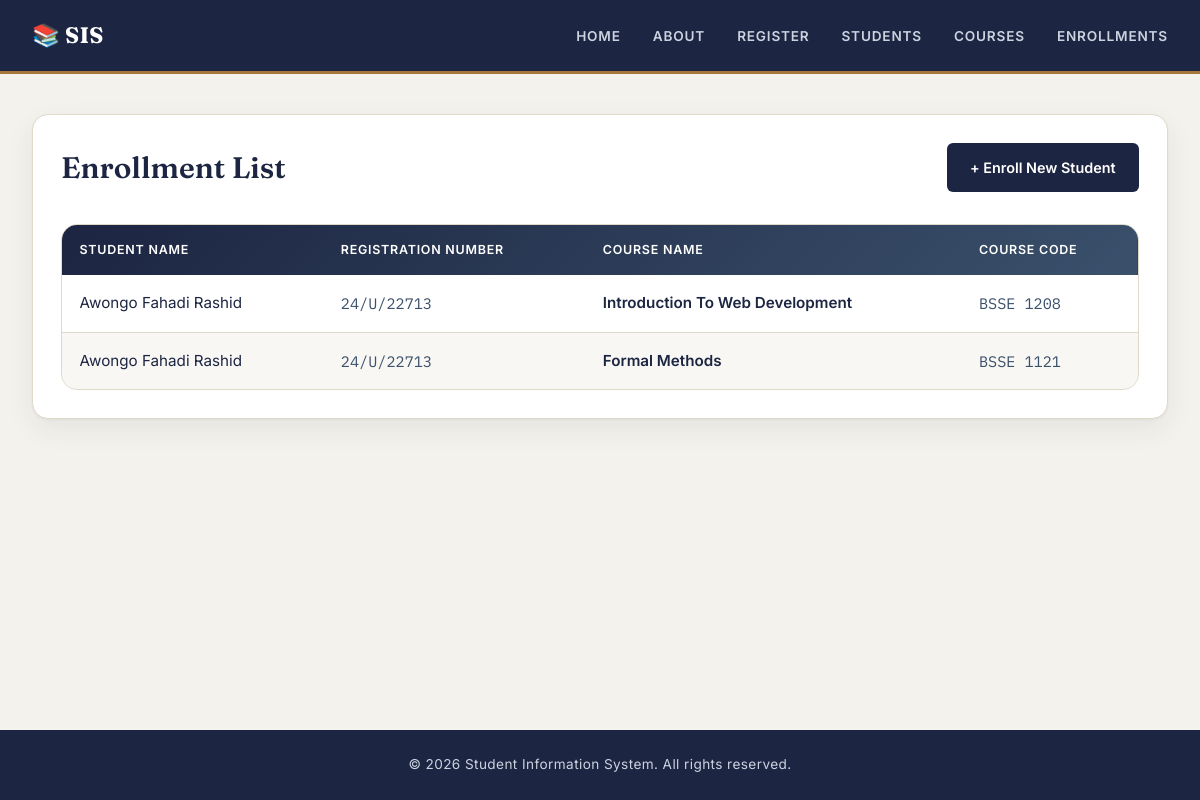
Screenshot of /enrollments with the database file from the repository.
### models.py (models this page shows, shortened)
class Enrollment(db.Model):
    __tablename__ = 'enrollments'
    id = db.Column(db.Integer, primary_key=True)
    student_id = db.Column(db.Integer, db.ForeignKey('students.id'), nullable=False)
    course_id = db.Column(db.Integer, db.ForeignKey('courses.id'), nullable=False)
    enrollment_date = db.Column(db.DateTime, default=datetime.utcnow)
    student = db.relationship('Student', backref=db.backref('enrollments', lazy=True))
    course = db.relationship('Course', backref=db.backref('enrollments', lazy=True))

class Student(db.Model):
    __tablename__ = 'students'
    id = db.Column(db.Integer, primary_key=True)
    student_name = db.Column(db.String(100), nullable=False)
    registration_number = db.Column(db.String(50), unique=True, nullable=False)
    email = db.Column(db.String(100), unique=True, nullable=False)
    programme = db.Column(db.String(100), nullable=False)
    registration_date = db.Column(db.DateTime, default=datetime.utcnow)
    is_active = db.Column(db.Boolean, default=True)

class Course(db.Model):
    __tablename__ = 'courses'
    id = db.Column(db.Integer, primary_key = True)
    course_name = db.Column(db.String(100), nullable = False)
    course_code = db.Column(db.String(50), unique = True, nullable = False)
    course_weight = db.Column(db.Integer, nullable = True)
    is_active = db.Column(db.Boolean, default = True)

### app.py (the view)
@app.route('/enrollments')
def enrollments_list():
    enrollments = Enrollment.query.all()
    return render_template('enrollments_list.html', enrollments=enrollments)

### templates/enrollments_list.html (shortened to what this page needs)
{% extends 'base.html' %}
{% block styles %}
<link rel="stylesheet" href="{{ url_for('static', filename='enroll.css') }}">
{% endblock %}
{% block content %}
<section class="enrollments-list-page">
    <div class="enrollments-list-card">
         <div class="list-header">
            <h2>Enrollment List</h2>
            <div class="list-actions">
                <a href="{{ url_for('enroll_student') }}" class="btn btn-primary">+ Enroll New Student</a>
            </div>
        </div>
        <div class="enrollments-table-container">
            <table class="enrollments-table">
                <thead>
                    <tr>
                        <th>Student Name</th>
                        <th>Registration Number</th>
                        <th>Course Name</th>
                        <th>Course Code</th>
                    </tr>
                </thead>
                <tbody>
                    {% for enrollment in enrollments %}
                    <tr>
                        <td data-label="Student Name">{{ enrollment.student.student_name }}</td>
                        <td data-label="Registration Number">{{ enrollment.student.registration_number }}</td>
                        <td data-label="Course Name">{{ enrollment.course.course_name }}</td>
                        <td data-label="Course Code">{{ enrollment.course.course_code }}</td>
                    </tr>
                    {% endfor %}
                </tbody>
            </table>
        </div>
    </div>
</section>
{% endblock %}

### static/style.css (style rules this page uses)
:root { --color-ink: #1c2541; --color-ink-soft: #3a506b; --color-paper: #f4f2ec; --color-surface: #ffffff; --color-line: #dfd9c9; --color-accent: #a6763a; --color-accent-soft: #eadfc9; --color-success: #3f7a5d; --color-success-bg: #e4efe8; --color-danger: #b4483c; --color-danger-bg: #f7e7e4; --color-info: #3a6f8f; --color-info-bg: #e5eef2; --color-muted: #6b7280; --font-display: 'Fraunces', Georgia, serif; --font-body: 'Inter', -apple-system, BlinkMacSystemFont, sans-serif; --font-mono: 'IBM Plex Mono', 'Courier New', monospace; --radius-sm: 6px; --radius-md: 10px; --radius-lg: 16px; --shadow-card: 0 1px 2px rgba(28,37,65,.05), 0 10px 28px rgba(28,37,65,.07); }
* { margin: 0; padding: 0; box-sizing: border-box; }
body { font-family: var(--font-body); background: var(--color-paper); color: var(--color-ink); line-height: 1.6; min-height: 100vh; display: flex; flex-direction: column; }
h1, h2, h3, h4 { font-family: var(--font-display); color: var(--color-ink); font-weight: 600; }
a { color: inherit; }
.btn { display: inline-flex; justify-content: center; align-items: center; gap: .4rem; padding: .75rem 1.4rem; border: 1px solid transparent; border-radius: var(--radius-sm); text-decoration: none; cursor: pointer; font-family: var(--font-body); font-weight: 600; font-size: .9rem; transition: transform .15s ease, background .15s ease, border-color .15s ease; }
.btn-primary { background: var(--color-ink); color: #fff; }

### static/enroll.css (style rules this page uses)
.enroll-student-page, .enrollments-list-page { width: 100%; }
.enroll-student-card, .enrollments-list-card { background: var(--color-surface); border: 1px solid var(--color-line); border-radius: var(--radius-lg); box-shadow: var(--shadow-card); padding: 1.75rem; }
.enrollments-table-container { overflow: hidden; border: 1px solid var(--color-line); border-radius: var(--radius-lg); background: var(--color-surface); }
.enrollments-table { width: 100%; border-collapse: collapse; table-layout: auto; }
.enrollments-table thead { background: linear-gradient(135deg, var(--color-ink), var(--color-ink-soft)); color: #fff; }
.enrollments-table th { padding: .95rem 1.1rem; text-align: left; font-size: .78rem; font-weight: 600; text-transform: uppercase; letter-spacing: .06em; }
.enrollments-table td { padding: 1rem 1.1rem; border-bottom: 1px solid var(--color-line); vertical-align: top; font-size: .95rem; }
.enrollments-table tbody tr:nth-child(even) { background: rgba(244, 242, 236, .6); }
.enrollments-table tbody tr:last-child td { border-bottom: none; }
.enrollments-table td:nth-child(2), .enrollments-table td:nth-child(4) { font-family: var(--font-mono); color: var(--color-ink-soft); }
.enrollments-table td:nth-child(3) { font-weight: 600; }
.list-header { display: flex; justify-content: space-between; align-items: center; gap: 2rem; margin-bottom: 2rem; flex-wrap: wrap; }
.list-header h2 { font-size: 1.85rem; }
.list-actions { display: flex; align-items: center; gap: 1rem; flex-wrap: wrap; }

### rows the page displays
Enrollment: student.student_name "Awongo Fahadi Rashid", student.registration_number "24/U/22713", course.course_name "Introduction To Web Development", course.course_code "BSSE 1208"
Enrollment: student.student_name "Awongo Fahadi Rashid", student.registration_number "24/U/22713", course.course_name "Formal Methods", course.course_code "BSSE 1121"
